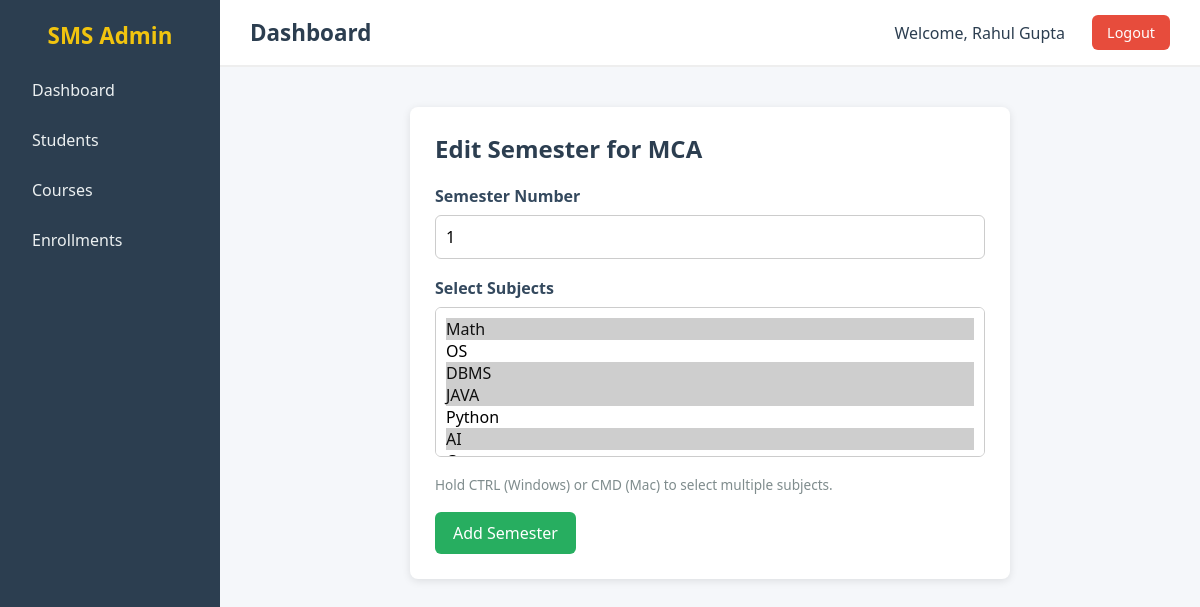
/courses/edit/semester/1 (signed in), run on the app's committed database.
### SMS/app/models/sms_models.py (models this page shows)
class User(db.Model):
    __tablename__ = "users"
    id = db.Column(db.Integer,primary_key= True)
    name = db.Column(db.String(100),nullable =False)
    email = db.Column(db.String(80),nullable = False)
    username = db.Column(db.String(80),unique = True,nullable = False)
    password = db.Column(db.String(80),nullable = False)

class Course(db.Model):
    __tablename__ = "courses"
    id = db.Column(db.Integer, primary_key=True)
    name = db.Column(db.String(100), nullable=False, unique=True)
    duration = db.Column(db.String(20), nullable=False)
    semesters = db.relationship("Semester", backref="course", lazy=True)

class Semester(db.Model):
    __tablename__ = "semesters"
    id = db.Column(db.Integer, primary_key=True)
    number = db.Column(db.Integer, nullable=False)  # e.g., 1, 2, 3...
    course_id = db.Column(db.Integer, db.ForeignKey("courses.id"), nullable=False)
    subjects = db.relationship("Subject", secondary="semester_subjects", backref="semesters")

### SMS/app/routes/courses.py (the view)
@course_bp.route("/courses/edit/semester/<int:semester_id>", methods=["POST", "GET"])
@login_required
def edit_sem(semester_id):
    got_sem = Semester.query.get_or_404(semester_id)
    if request.method == "POST":
        got_sem.number = request.form.get("number")
        new_selected_sub = request.form.getlist("subjects")
        got_sem.subjects = Subject.query.filter(Subject.code.in_(new_selected_sub)).all()
        db.session.commit()
        return redirect(url_for("course.semester_manage", course_id=got_sem.course.id))
    return render_template(
        "courses/edit_semester.html",
        course=got_sem.course,
        semester=got_sem,
        subjects=Subject.query.all()  # send ALL subjects
    )

### SMS/app/decorator/login_auth.py (called while the page is built)
def login_required(f):
    @wraps(f)
    def decorated_function(*args, **kwargs):
        if "user_id" not in session:
            return redirect(url_for("auth.login"))  # redirect to login page
        return f(*args, **kwargs)
    return decorated_function

### SMS/app/routes/base.py (called while the page is built)
@base_bp.app_context_processor
def inject_user():
    user_id = session.get('user_id')
    if user_id:
        return {"login_user": User.query.get(user_id)}
    return {"login_user": None}

### SMS/app/templates/courses/edit_semester.html (shortened to what this page needs)
{% extends "base.html" %}
{% block css %}
<link rel="stylesheet" href="{{ url_for('static', filename='css/add_semester.css') }}">
{% endblock %}
{% block content %}
<div class="form-container">
  <h2>Edit Semester for {{ course.name  }}</h2>
  <form method="POST" action="/courses/edit/semester/{{semester.id}}">
    <label for="number">Semester Number</label>
    <input type="number" id="number" value="{{semester.number}}" name="number" placeholder="e.g. 1" required>
    <label for="subjects">Select Subjects</label>
    <select id="subjects" name="subjects" multiple required>
      {% for subject in subjects %}
        <option value="{{ subject.code }}" {% if subject in semester.subjects %}selected{% endif %}>{{ subject.name }}</option>
      {% endfor %}
    </select>
    <small class="note">Hold CTRL (Windows) or CMD (Mac) to select multiple subjects.</small>
    <button type="submit" class="btn">Add Semester</button>
  </form>
</div>
{% endblock %}

### SMS/app/templates/base.html (shortened to what this page needs)
<!DOCTYPE html>
<html lang="en">
<head>
    <link rel="stylesheet" href="{{ url_for('static', filename='css/base.css') }}">
    {% block css %}{% endblock %}
</head>
<body>
    <div class="main-content">
        <div class="sidebar">
            <h2>SMS Admin</h2>
            <ul>
                <li><a href="/">Dashboard</a></li>
                <li><a href="/students">Students</a></li>
                <li><a href="/courses">Courses</a></li>
                <li><a href="/enrollments">Enrollments</a></li>
            </ul>
        </div>
        <div class="content">
            <header>
                <h1>{% block header_title %}Dashboard{% endblock %}</h1>
                <div class="user-info">
                    <span class="username">Welcome, {{ login_user.name }}</span>
                    <a href="/logout" class="logout-btn" onclick="clearAppCache()">Logout</a>
                </div>
            </header>
            <main>
            {% block content %}
            {% endblock %}
        </main>
        </div>
    </div>
</body>
</html>

### SMS/app/static/css/base.css (style rules this page uses)
* { margin: 0; padding: 0; box-sizing: border-box; font-family: "Segoe UI", Tahoma, Geneva, Verdana, sans-serif; }
body { background: #f5f7fa; color: #333; min-height: 100vh; }
.main-content { display: flex; min-height: 100vh; }
.sidebar { width: 220px; background: #2c3e50; color: #fff; padding: 20px; flex-shrink: 0; }
.sidebar h2 { text-align: center; margin-bottom: 20px; font-size: 1.4rem; color: #f1c40f; }
.sidebar ul { list-style: none; }
.sidebar ul li { margin: 12px 0; }
.sidebar ul li a { text-decoration: none; color: #ecf0f1; padding: 8px 12px; display: block; border-radius: 6px; transition: background 0.3s; }
.content { flex-grow: 1; display: flex; flex-direction: column; }
header { background: #fff; padding: 15px 30px; display: flex; justify-content: space-between; align-items: center; border-bottom: 2px solid #eee; }
.user-info { display: flex; align-items: center; gap: 15px; }
.username { font-size: 1rem; font-weight: 500; color: #2c3e50; padding: 6px 12px; border-radius: 6px; }
header h1 { font-size: 1.4rem; color: #2c3e50; }
.logout-btn { text-decoration: none; background: #e74c3c; color: #fff; padding: 8px 15px; border-radius: 6px; font-size: 0.9rem; transition: background 0.3s; }
main { flex-grow: 1; padding: 20px; }

### SMS/app/static/css/add_semester.css (style rules this page uses)
.form-container { background: #fff; padding: 25px; border-radius: 8px; box-shadow: 0 2px 8px rgba(0,0,0,0.1); max-width: 600px; margin: 20px auto; }
.form-container h2 { margin-bottom: 20px; font-size: 1.5rem; color: #2c3e50; }
.form-container label { display: block; margin-bottom: 8px; font-weight: bold; color: #34495e; }
.form-container input, .form-container select { width: 100%; padding: 10px; margin-bottom: 18px; border: 1px solid #ccc; border-radius: 6px; font-size: 1rem; }
.form-container select[multiple] { height: 150px; }
.form-container .note { font-size: 0.85rem; color: #7f8c8d; display: block; margin-bottom: 18px; }
.form-container .btn { display: inline-block; background: #27ae60; color: #fff; padding: 10px 18px; border-radius: 6px; font-size: 1rem; cursor: pointer; transition: background 0.3s; text-decoration: none; border: none; }

### data on the page
User: name "Rahul Gupta"
Course: name "MCA"
Semester: number "1"

### other printed values
form field subjects "Math ☑ / OS / DBMS ☑ / JAVA ☑ / Python / AI ☑"
